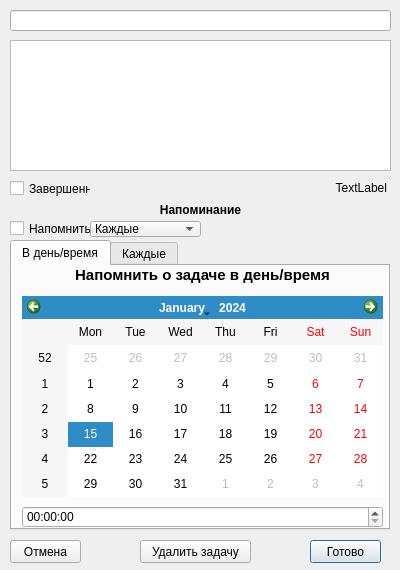
<?xml version="1.0" encoding="UTF-8"?>
<ui version="4.0">
 <class>Dialog</class>
 <widget class="QDialog" name="Dialog">
  <property name="geometry">
   <rect>
    <x>0</x>
    <y>0</y>
    <width>400</width>
    <height>570</height>
   </rect>
  </property>
  <property name="minimumSize">
   <size>
    <width>400</width>
    <height>570</height>
   </size>
  </property>
  <property name="maximumSize">
   <size>
    <width>400</width>
    <height>570</height>
   </size>
  </property>
  <property name="windowTitle">
   <string>Dialog</string>
  </property>
  <property name="styleSheet">
   <string notr="true"/>
  </property>
  <widget class="QLineEdit" name="lineEdit_header_text">
   <property name="geometry">
    <rect>
     <x>10</x>
     <y>10</y>
     <width>381</width>
     <height>21</height>
    </rect>
   </property>
   <property name="font">
    <font>
     <pointsize>11</pointsize>
     <weight>75</weight>
     <bold>true</bold>
    </font>
   </property>
   <property name="text">
    <string/>
   </property>
  </widget>
  <widget class="QTextEdit" name="textEdit_text">
   <property name="geometry">
    <rect>
     <x>10</x>
     <y>40</y>
     <width>381</width>
     <height>131</height>
    </rect>
   </property>
  </widget>
  <widget class="QCheckBox" name="checkBox_completed">
   <property name="geometry">
    <rect>
     <x>10</x>
     <y>180</y>
     <width>81</width>
     <height>17</height>
    </rect>
   </property>
   <property name="text">
    <string>Завершенно</string>
   </property>
  </widget>
  <widget class="QLabel" name="label_date">
   <property name="geometry">
    <rect>
     <x>96</x>
     <y>180</y>
     <width>291</width>
     <height>16</height>
    </rect>
   </property>
   <property name="text">
    <string>TextLabel</string>
   </property>
   <property name="alignment">
    <set>Qt::AlignRight|Qt::AlignTrailing|Qt::AlignVCenter</set>
   </property>
  </widget>
  <widget class="QLabel" name="label_2">
   <property name="geometry">
    <rect>
     <x>10</x>
     <y>200</y>
     <width>381</width>
     <height>20</height>
    </rect>
   </property>
   <property name="font">
    <font>
     <weight>75</weight>
     <bold>true</bold>
    </font>
   </property>
   <property name="text">
    <string>Напоминание</string>
   </property>
   <property name="alignment">
    <set>Qt::AlignCenter</set>
   </property>
  </widget>
  <widget class="QCheckBox" name="checkBox_do_prompts">
   <property name="geometry">
    <rect>
     <x>10</x>
     <y>220</y>
     <width>81</width>
     <height>17</height>
    </rect>
   </property>
   <property name="text">
    <string>Напомнить</string>
   </property>
  </widget>
  <widget class="QTabWidget" name="tabWidget">
   <property name="geometry">
    <rect>
     <x>10</x>
     <y>240</y>
     <width>380</width>
     <height>290</height>
    </rect>
   </property>
   <property name="minimumSize">
    <size>
     <width>380</width>
     <height>290</height>
    </size>
   </property>
   <property name="maximumSize">
    <size>
     <width>380</width>
     <height>290</height>
    </size>
   </property>
   <property name="currentIndex">
    <number>0</number>
   </property>
   <widget class="QWidget" name="tab">
    <attribute name="title">
     <string>В день/время</string>
    </attribute>
    <widget class="QCalendarWidget" name="calendarWidget">
     <property name="geometry">
      <rect>
       <x>10</x>
       <y>30</y>
       <width>361</width>
       <height>201</height>
      </rect>
     </property>
    </widget>
    <widget class="QLabel" name="label_3">
     <property name="geometry">
      <rect>
       <x>10</x>
       <y>0</y>
       <width>361</width>
       <height>20</height>
      </rect>
     </property>
     <property name="font">
      <font>
       <pointsize>11</pointsize>
       <weight>75</weight>
       <bold>true</bold>
      </font>
     </property>
     <property name="text">
      <string>Напомнить о задаче в день/время</string>
     </property>
     <property name="alignment">
      <set>Qt::AlignHCenter|Qt::AlignTop</set>
     </property>
    </widget>
    <widget class="QTimeEdit" name="timeEdit">
     <property name="geometry">
      <rect>
       <x>10</x>
       <y>240</y>
       <width>361</width>
       <height>22</height>
      </rect>
     </property>
    </widget>
   </widget>
   <widget class="QWidget" name="tab_2">
    <attribute name="title">
     <string>Каждые</string>
    </attribute>
    <widget class="QLabel" name="label_4">
     <property name="geometry">
      <rect>
       <x>10</x>
       <y>0</y>
       <width>361</width>
       <height>21</height>
      </rect>
     </property>
     <property name="font">
      <font>
       <pointsize>11</pointsize>
       <weight>75</weight>
       <bold>true</bold>
      </font>
     </property>
     <property name="text">
      <string>Напоминать о задаче каждые</string>
     </property>
     <property name="alignment">
      <set>Qt::AlignHCenter|Qt::AlignTop</set>
     </property>
    </widget>
    <widget class="QComboBox" name="comboBox">
     <property name="geometry">
      <rect>
       <x>180</x>
       <y>30</y>
       <width>191</width>
       <height>22</height>
      </rect>
     </property>
     <item>
      <property name="text">
       <string>Минут</string>
      </property>
     </item>
     <item>
      <property name="text">
       <string>Часов</string>
      </property>
     </item>
     <item>
      <property name="text">
       <string>Дней</string>
      </property>
     </item>
     <item>
      <property name="text">
       <string>Недель</string>
      </property>
     </item>
     <item>
      <property name="text">
       <string>Месяцев</string>
      </property>
     </item>
     <item>
      <property name="text">
       <string>Лет</string>
      </property>
     </item>
     <item>
      <property name="text">
       <string>Десятилетий</string>
      </property>
     </item>
     <item>
      <property name="text">
       <string>Столетий</string>
      </property>
     </item>
     <item>
      <property name="text">
       <string>Тысячелетий</string>
      </property>
     </item>
    </widget>
    <widget class="QSpinBox" name="spinBox">
     <property name="geometry">
      <rect>
       <x>10</x>
       <y>30</y>
       <width>161</width>
       <height>22</height>
      </rect>
     </property>
     <property name="minimum">
      <number>1</number>
     </property>
    </widget>
    <widget class="QLabel" name="label_6">
     <property name="geometry">
      <rect>
       <x>10</x>
       <y>60</y>
       <width>16</width>
       <height>21</height>
      </rect>
     </property>
     <property name="font">
      <font>
       <pointsize>8</pointsize>
      </font>
     </property>
     <property name="text">
      <string>C</string>
     </property>
     <property name="alignment">
      <set>Qt::AlignLeading|Qt::AlignLeft|Qt::AlignVCenter</set>
     </property>
    </widget>
    <widget class="QTimeEdit" name="timeEdit_2">
     <property name="geometry">
      <rect>
       <x>20</x>
       <y>60</y>
       <width>151</width>
       <height>21</height>
      </rect>
     </property>
    </widget>
    <widget class="QLabel" name="label_7">
     <property name="geometry">
      <rect>
       <x>180</x>
       <y>60</y>
       <width>47</width>
       <height>16</height>
      </rect>
     </property>
     <property name="font">
      <font>
       <pointsize>8</pointsize>
      </font>
     </property>
     <property name="text">
      <string>Дня</string>
     </property>
    </widget>
    <widget class="QGroupBox" name="groupBox">
     <property name="enabled">
      <bool>false</bool>
     </property>
     <property name="geometry">
      <rect>
       <x>10</x>
       <y>90</y>
       <width>120</width>
       <height>171</height>
      </rect>
     </property>
     <property name="title">
      <string>Дни недели</string>
     </property>
     <widget class="QCheckBox" name="checkBox">
      <property name="geometry">
       <rect>
        <x>10</x>
        <y>30</y>
        <width>91</width>
        <height>17</height>
       </rect>
      </property>
      <property name="text">
       <string>Понедельник</string>
      </property>
     </widget>
     <widget class="QCheckBox" name="checkBox_2">
      <property name="geometry">
       <rect>
        <x>10</x>
        <y>50</y>
        <width>70</width>
        <height>17</height>
       </rect>
      </property>
      <property name="text">
       <string>Вторник</string>
      </property>
     </widget>
     <widget class="QCheckBox" name="checkBox_3">
      <property name="geometry">
       <rect>
        <x>10</x>
        <y>70</y>
        <width>70</width>
        <height>17</height>
       </rect>
      </property>
      <property name="text">
       <string>Среда</string>
      </property>
     </widget>
     <widget class="QCheckBox" name="checkBox_4">
      <property name="geometry">
       <rect>
        <x>10</x>
        <y>90</y>
        <width>70</width>
        <height>17</height>
       </rect>
      </property>
      <property name="text">
       <string>Четверг</string>
      </property>
     </widget>
     <widget class="QCheckBox" name="checkBox_5">
      <property name="geometry">
       <rect>
        <x>10</x>
        <y>110</y>
        <width>70</width>
        <height>17</height>
       </rect>
      </property>
      <property name="text">
       <string>Пятница</string>
      </property>
     </widget>
     <widget class="QCheckBox" name="checkBox_6">
      <property name="geometry">
       <rect>
        <x>10</x>
        <y>130</y>
        <width>70</width>
        <height>17</height>
       </rect>
      </property>
      <property name="text">
       <string>Суббота</string>
      </property>
     </widget>
     <widget class="QCheckBox" name="checkBox_7">
      <property name="geometry">
       <rect>
        <x>10</x>
        <y>150</y>
        <width>91</width>
        <height>17</height>
       </rect>
      </property>
      <property name="text">
       <string>Воскресенье</string>
      </property>
     </widget>
    </widget>
   </widget>
  </widget>
  <widget class="QPushButton" name="btn_ok">
   <property name="geometry">
    <rect>
     <x>310</x>
     <y>540</y>
     <width>71</width>
     <height>23</height>
    </rect>
   </property>
   <property name="text">
    <string>Готово</string>
   </property>
  </widget>
  <widget class="QPushButton" name="btn_cancel">
   <property name="geometry">
    <rect>
     <x>10</x>
     <y>540</y>
     <width>71</width>
     <height>23</height>
    </rect>
   </property>
   <property name="text">
    <string>Отмена</string>
   </property>
  </widget>
  <widget class="QComboBox" name="comboBox_choice">
   <property name="geometry">
    <rect>
     <x>90</x>
     <y>221</y>
     <width>111</width>
     <height>16</height>
    </rect>
   </property>
   <item>
    <property name="text">
     <string>Каждые</string>
    </property>
   </item>
   <item>
    <property name="text">
     <string>В день/время</string>
    </property>
   </item>
   <item>
    <property name="text">
     <string>Оба варианта</string>
    </property>
   </item>
  </widget>
  <widget class="QPushButton" name="btn_del">
   <property name="geometry">
    <rect>
     <x>140</x>
     <y>540</y>
     <width>111</width>
     <height>23</height>
    </rect>
   </property>
   <property name="text">
    <string>Удалить задачу</string>
   </property>
  </widget>
 </widget>
 <resources/>
 <connections/>
</ui>
